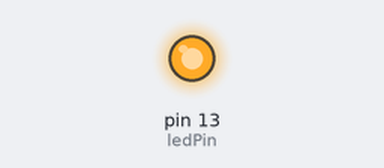
Bench run of a sketch on a simulated Arduino Uno, built with avr-gcc and run on an emulated ATmega328P. On the bench: output pins drawn as LEDs (lit = HIGH).

Above: at 0.1 s.
At 19.1 s:
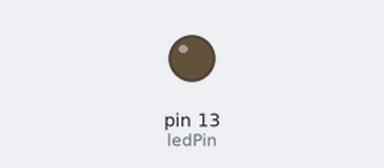
Timing chart, 0 to 20.6 s (numbered marks = the images above):
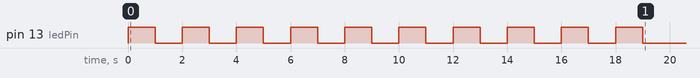

The sketch:

for_loop.ino
```cpp
int ledPin=13;
void setup() {
  // put your setup code here, to run once:
  pinMode(ledPin,OUTPUT);
  for(int i=0;i<10;i++)
    {
      digitalWrite(ledPin,HIGH);
      delay(1000);
      digitalWrite(ledPin,LOW);
      delay(1000);
    }
}

void loop() {
  // put your main code here, to run repeatedly:

}
```
